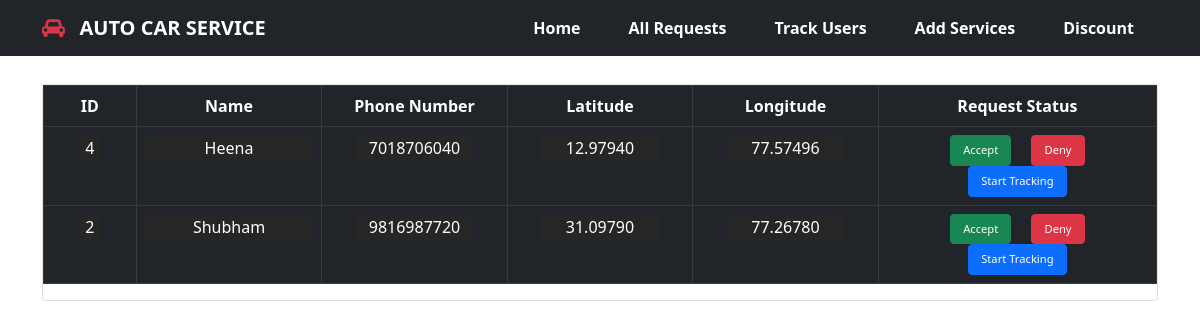
Screenshot of /AutoCarService/fetchLocationCenter.php with the database file from the repository.
### tables this page shows
CREATE TABLE `userlocation` (
  `id` int(11) NOT NULL,
  `phone` varchar(50) NOT NULL,
  `latitude` decimal(60,5) NOT NULL,
  `longitute` decimal(60,5) NOT NULL,
  `name` varchar(50) NOT NULL,
  `centerName` varchar(50) NOT NULL
);

### AutoCarService/fetchLocationCenter.php (the view, shortened to what this page needs)
<!DOCTYPE html>
<html lang="en">
<head>
    <link href="https://cdn.jsdelivr.net/npm/bootstrap@5.0.0-beta1/dist/css/bootstrap.min.css" rel="stylesheet">
     <link rel="stylesheet" href="https://cdnjs.cloudflare.com/ajax/libs/font-awesome/4.7.0/css/font-awesome.min.css">
</head>
<body>
<nav class="navbar navbar-expand-md bg-dark fixed-top">
<div class="container" >
<a class="navbar-brand text-white ml-2" href="#"><span class="fa fa-car text-danger" style="margin-right: 7%" aria-hidden="true"></span><strong class="ml-2">AUTO CAR SERVICE</strong></a>
<div class="collapse navbar-collapse" id="collapsibleNavbar">
<ul class="navbar-nav ms-auto ">
<li class="nav-item ">
<a class="nav-link text-white mx-3 " href="serviceProviderHome.php"><strong>Home</strong></a>
</li>
<li class="nav-item ">
<a class="nav-link text-white  mx-3" href="allUserRequest.php"><strong>All Requests</strong></a>
</li>
<li class="nav-item ">
<a class="nav-link text-white  mx-3" href="fetchLocationCenter.php"><strong>Track Users</strong></a>
</li>
<li class="nav-item ">
<a class="nav-link text-white  mx-3" href="addServices.php"><strong>Add Services</strong></a>
</li>
<li class="nav-item ">
<a class="nav-link text-white  mx-3" href="discount.php"><strong>Discount</strong></a>
</li>
</ul>
</div>
</div>
</nav>
<div style="margin-top: 7%">
    <div class="container my-5">
        <div class="card">
<?php
$con=mysqli_connect("localhost","root","","car_service")or die("Can't Connect to Database");
$center= $_SESSION['centerN'];
$displayUser=mysqli_query($con, "SELECT * FROM userlocation where centerName= '$center'")or die("Failed to query time slots". mysqli_error());
echo '<table  style="text-align:center;" class="table table-dark table-hover table-bordered ">
                    <thead>
<tr>
                          <th >ID</th>
                          <th>Name</th>
                          <th >Phone Number</th>
                          <th >Latitude</th>
                          <th >Longitude</th>
                          <th >Request Status</th>
                        </tr>
                      </thead>
                      <tbody>';
while($display=mysqli_fetch_assoc($displayUser)){
  echo "<form action='showmap.php' method='post'>";
echo ' <tr>
                          <td class="col-lg-1"><input name="id" style=" background-color:#262626; border:none; text-align:center;color:white;width:30%"   value='.$display['id'].' type="text" readonly></td>
                          <td class="col-lg-2"> <input name="name" style="width:100% ;text-align:center;background-color:#262626; border:none; color:white;" value='.$display['name'].' type="text" readonly></td>
                          <td class="col-lg-2"> <input name="phone" style="width:70% ;background-color:#262626; border:none; color:white;text-align:center;" value='.$display['phone'].' type="text" readonly></td>
                          <td class="col-lg-2"> <input name="lat" style="width:70%;background-color:#262626; border:none; color:white; text-align:center;" value='.$display['latitude'].' type="text" readonly></td>
                          <td class="col-lg-2"> <input name="long" style="width:70%;background-color:#262626; border:none; color:white; text-align:center;" value='.$display['longitute'].' type="text" readonly></td>
                          <td>
                           <input class="btn btn-success mx-2" style="font-size:.7em" type="submit" id="accept" name="accept" value="Accept">
                          <input class="btn btn-danger mx-2 " style="font-size:.7em" type="submit" id="deny" name="deny" value="Deny">
                          <input type="submit" class="btn btn-primary mx-2" style="font-size:.7em" name="track" value="Start Tracking">
                             </td>
                        </tr>';
echo "</form> ";
}
echo "</tbody>
                  </table>
            </div>
           </div>
    </div> </div>";
?>
</body>
</html>

### rows the page displays
userlocation: id "4", name "Heena", phone "7018706040", lat "12.97940", long "77.57496"
userlocation: id "2", name "Shubham", phone "9816987720", lat "31.09790", long "77.26780"
